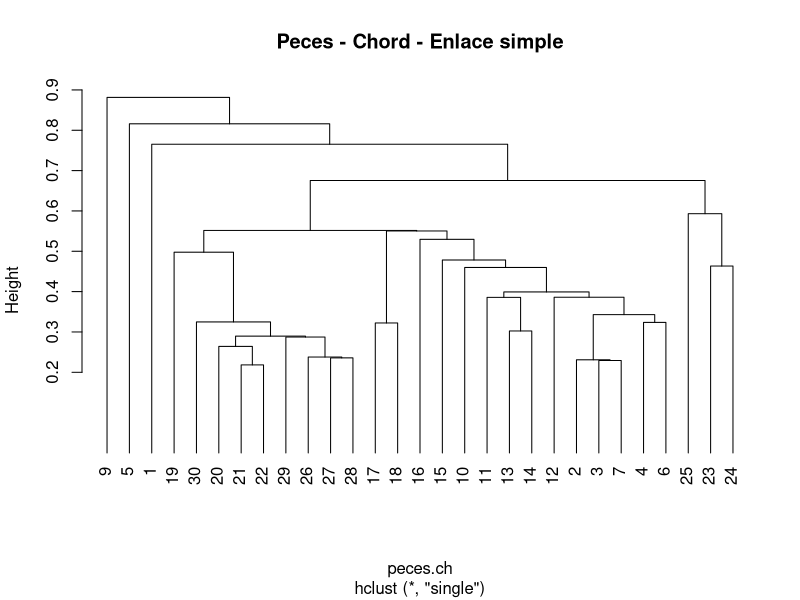
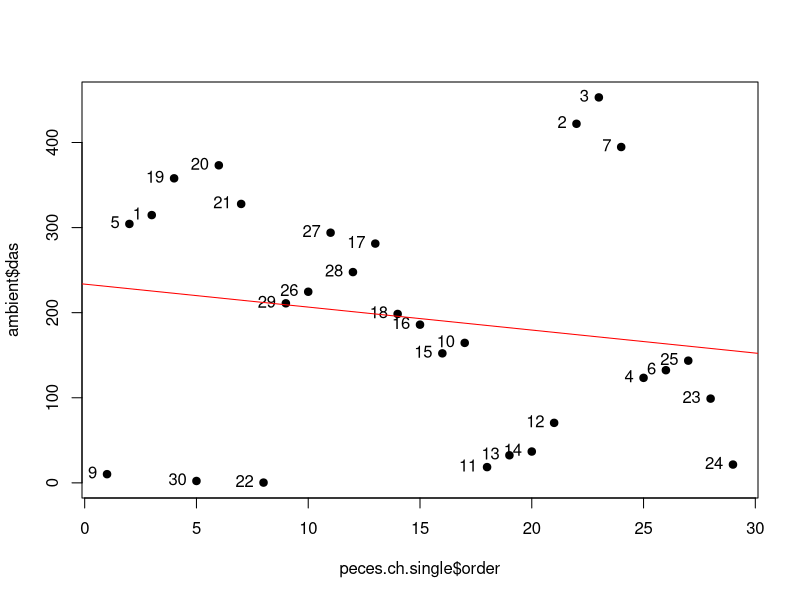
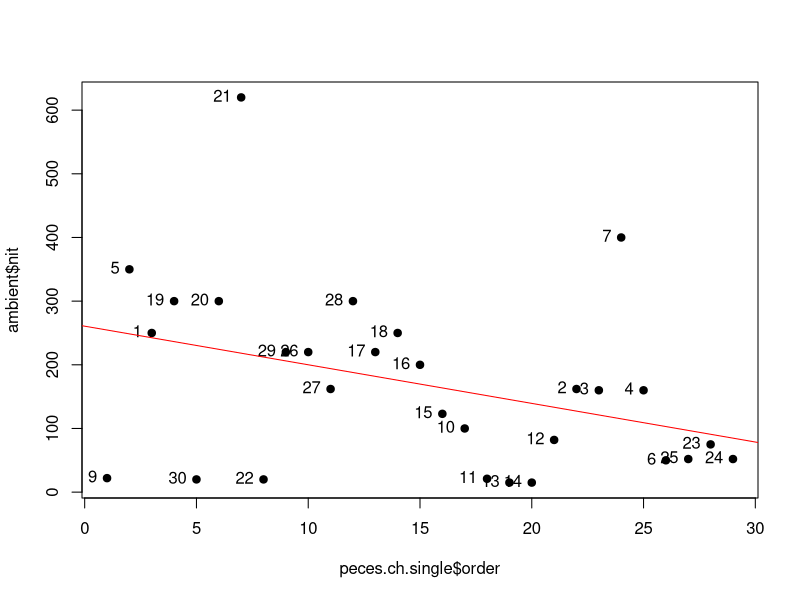
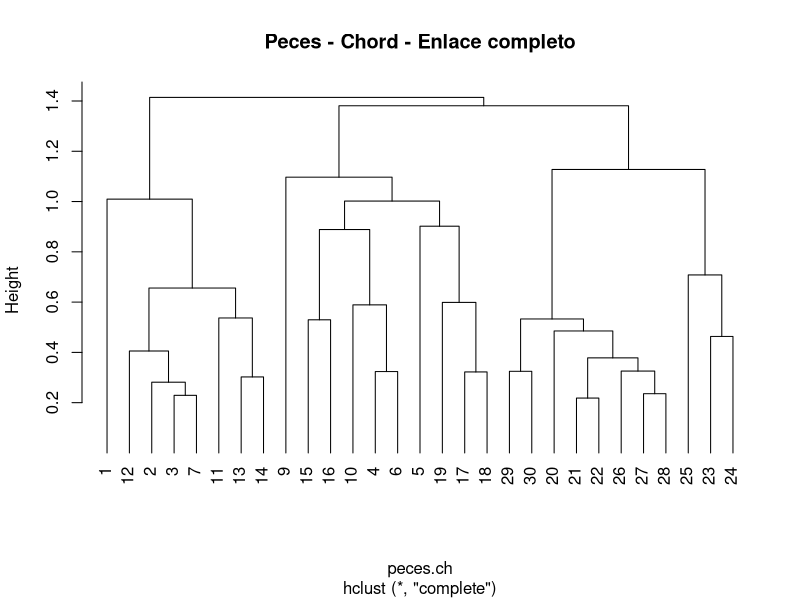
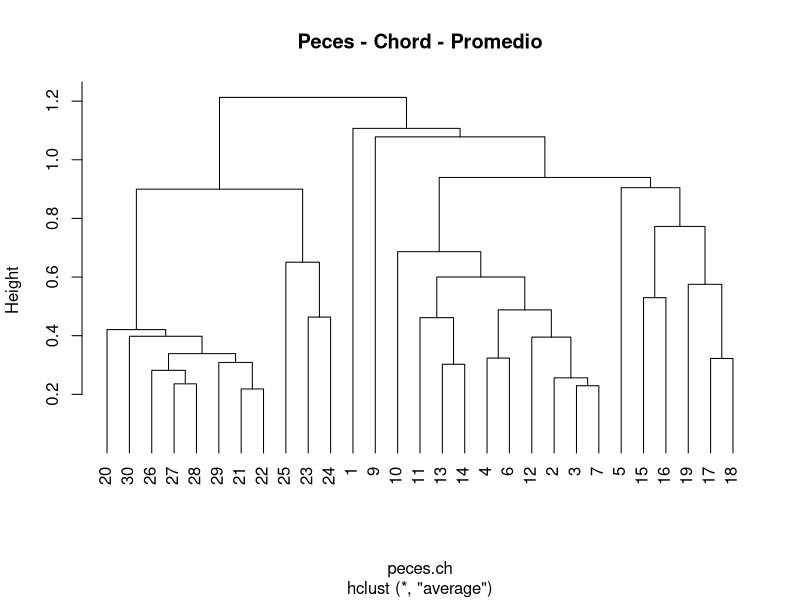
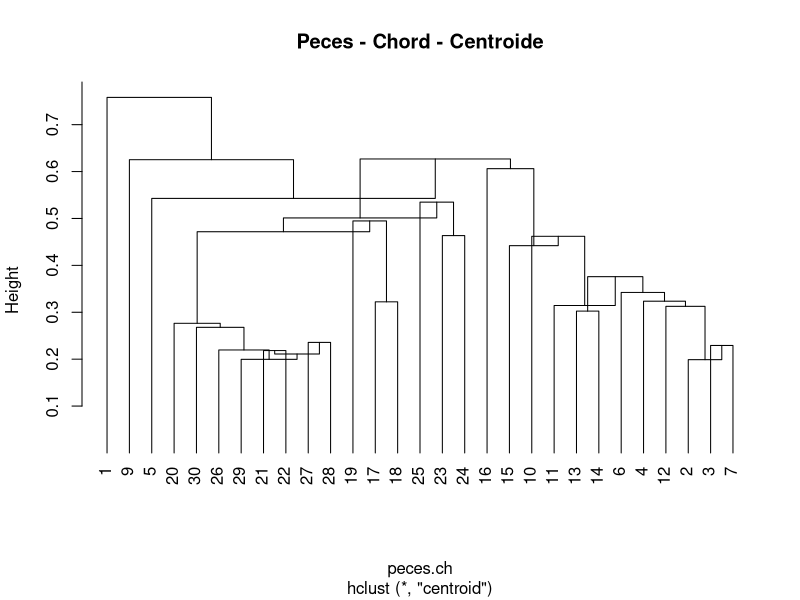
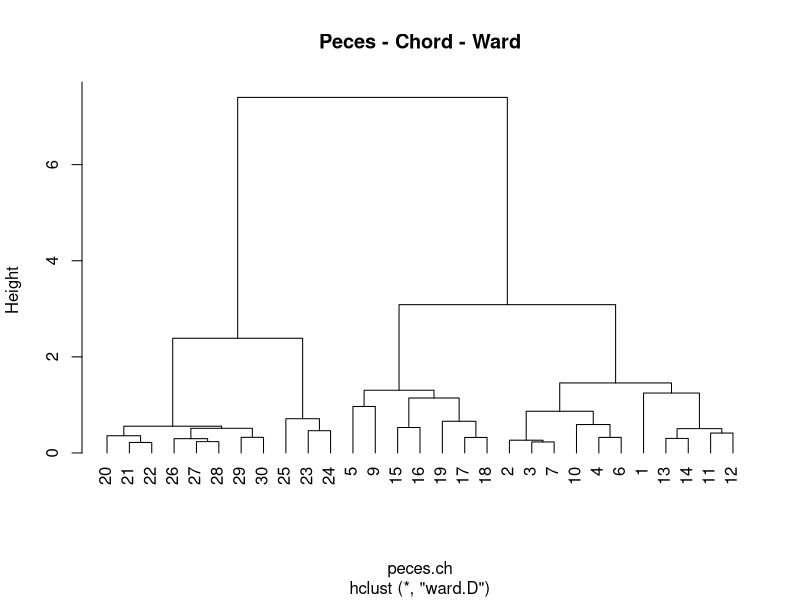
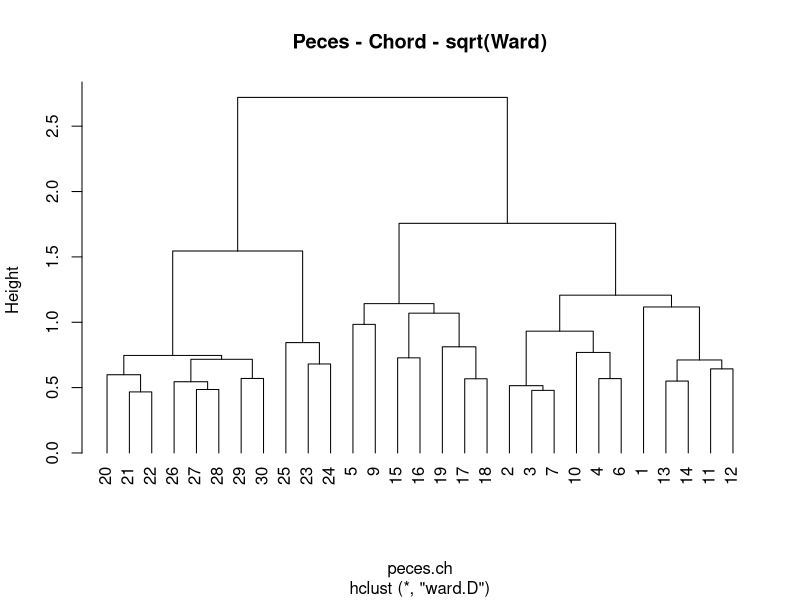

Source code (R) for these figures, in order:
## ---- chunk 1
knitr::opts_chunk$set(fig.width=8, 
                      fig.height=8)
## ---- chunk 2
# Lectura
ambient       <- read.csv2("ambientales.csv",enc="latin1",row.names=1)
peces         <- read.csv2("peces.csv",enc="latin1",row.names=1)
locs          <- read.csv2("localidades.csv",enc="latin1",row.names=1)
nomEspec      <- read.csv2("nombresdeespecies.csv",enc="latin1")
nomVarAmbient <- read.csv2("Nombresdevariablesambientales.csv",enc="latin1")

# Adecuación
# Quitar el sitio que no tiene ninguna especie
sumEsp  <- apply(peces,1,sum)
peces   <- peces[sumEsp!=0,]
ambient <- ambient[sumEsp!=0,]
locs    <- locs[sumEsp!=0,]

## ---- chunk 3
# (vegan deberá ser cargado después de ade4 para evitar conflictos).
library(ade4)
library(vegan)
library(gclus)
library(cluster)
library(RColorBrewer)
## ---- chunk 4
# Cálculo de la matriz utilizando la distancia de Chord
# entre sitios, siguiente en enlace simple.
peces.norm <- decostand(peces, "normalize")
peces.ch <- vegdist(peces.norm, "euclidean")
## ---- chunk 5
peces.ch.single <- hclust(peces.ch, method="single")
## ---- chunk 6
# Estructura de los resultados de "hclust"
str(peces.ch.single)
## ---- chunk 7
# Determinar el modo que realizó el agrupamiento teniendo en cuenta.
# la posición en la base de datos.
with(peces.ch.single,cbind(merge,height))
## ---- chunk 8
peces[c(20,21),]
## ---- chunk 9
peces.norm[c(20,21),]
## ---- chunk 10
# Gráfica del dendograma usando las opciones por omisión.
plot(peces.ch.single, main="Peces - Chord - Enlace simple", hang = -1)
## ---- chunk 11
# Gráfica que muestra posibles gradientes determinados por la agrupación
# Ordenación con respecto al gradiente de distancia a la desembocadura.
plot(peces.ch.single$order, ambient$das, pch = 19)
text(peces.ch.single$order, ambient$das, 
     labels = peces.ch.single$labels[peces.ch.single$order[peces.ch.single$order]], 
     pos = 2)
abline(coef=coef(lm(ambient$das ~ peces.ch.single$order)),col="red")
## ---- chunk 12
# Ordenación con respecto al gradiente concentración de Nitrato.
plot(peces.ch.single$order, ambient$nit, pch = 19)
text(peces.ch.single$order, ambient$nit, 
     labels =peces.ch.single$labels[peces.ch.single$order[peces.ch.single$order]], 
     pos = 2)
abline(coef=coef(lm(ambient$nit~peces.ch.single$order)), col="red")
## ---- chunk 13
# Cálculo utilizando el enlace completo
peces.ch.complete <- hclust(peces.ch, method="complete")
plot(peces.ch.complete,main="Peces - Chord - Enlace completo", hang = -1)

## ---- chunk 14
# Cálculo mediante UPGMA
peces.ch.UPGMA <- hclust(peces.ch, method="average")
plot(peces.ch.UPGMA,main="Peces - Chord - Promedio", hang =  -1)
## ---- chunk 15
# Cálculo mediante UPGMC
peces.ch.centroid <- hclust(peces.ch, method="centroid")
plot(peces.ch.centroid,main="Peces - Chord - Centroide", hang = -1)
## ---- chunk 16
# Utilizando el métod de Ward
peces.ch.ward <- hclust(peces.ch, method="ward.D")
plot(peces.ch.ward,main="Peces - Chord - Ward", hang = -1)
## ---- chunk 17
# Transformación raiz cuadrada de la altura
peces.ch.ward$height <- sqrt(peces.ch.ward$height)
plot(peces.ch.ward,main="Peces - Chord - sqrt(Ward)", hang = -1)
